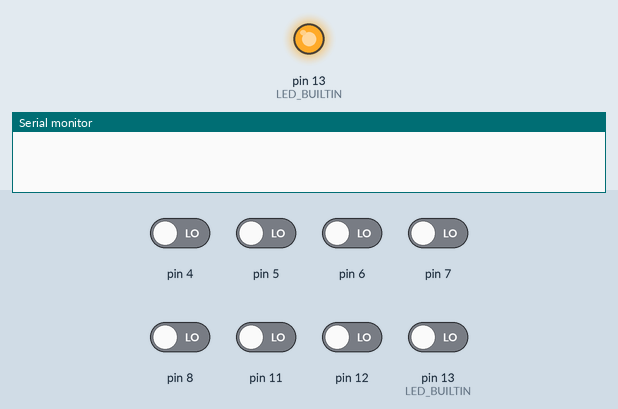
The sketch below on a simulated Arduino Uno, built with avr-gcc and run on an emulated ATmega328P. Shown: output pins drawn as LEDs (lit = HIGH), the last lines printed to the serial monitor. The test bench sets the inputs (shaded band); at power-on: pin 4–8, pin 11, pin 12, pin 13 (LED_BUILTIN) LOW.

Above: at 0.6 s.
At 11.7 s:
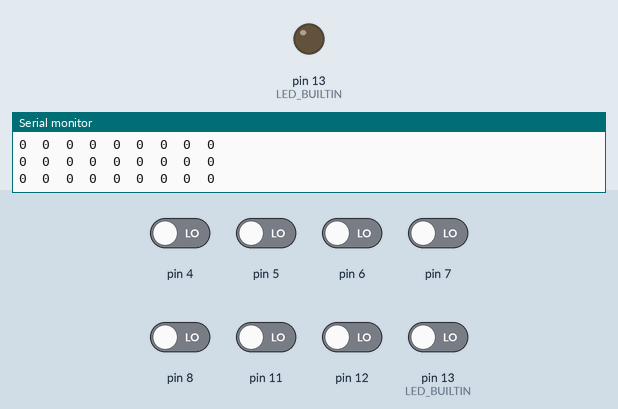
11.8 s: pin 4 driven HIGH
13.3 s: pin 5 driven HIGH
16.3 s: pin 6 driven HIGH
19.3 s: pin 5 driven LOW
22.3 s: pin 4 driven LOW
25.3 s: pin 7 driven HIGH
Timing chart, 0 to 27.8 s (numbered marks = the images above; inputs shaded):
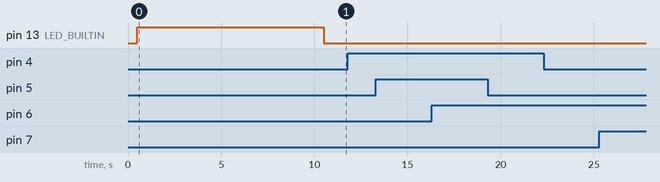

The sketch:

QTRRCExample.ino
```cpp
#include <QTRSensors.h>

// This example is designed for use with eight RC QTR sensors. These
// reflectance sensors should be connected to digital pins 3 to 10. The
// sensors' emitter control pin (CTRL or LEDON) can optionally be connected to
// digital pin 2, or you can leave it disconnected and remove the call to
// setEmitterPin().
//
// The setup phase of this example calibrates the sensors for ten seconds and
// turns on the Arduino's LED (usually on pin 13) while calibration is going
// on. During this phase, you should expose each reflectance sensor to the
// lightest and darkest readings they will encounter. For example, if you are
// making a line follower, you should slide the sensors across the line during
// the calibration phase so that each sensor can get a reading of how dark the
// line is and how light the ground is.  Improper calibration will result in
// poor readings.
//
// The main loop of the example reads the calibrated sensor values and uses
// them to estimate the position of a line. You can test this by taping a piece
// of 3/4" black electrical tape to a piece of white paper and sliding the
// sensor across it. It prints the sensor values to the serial monitor as
// numbers from 0 (maximum reflectance) to 1000 (minimum reflectance) followed
// by the estimated location of the line as a number from 0 to 5000. 1000 means
// the line is directly under sensor 1, 2000 means directly under sensor 2,
// etc. 0 means the line is directly under sensor 0 or was last seen by sensor
// 0 before being lost. 5000 means the line is directly under sensor 5 or was
// last seen by sensor 5 before being lost.

QTRSensors qtr;

const uint8_t SensorCount = 8;
uint16_t sensorValues[SensorCount];

void setup()
{
  // configure the sensors
  qtr.setTypeRC();

  qtr.setSensorPins((const uint8_t[]){4, 5, 6, 7, 8, 11, 12, 13}, SensorCount);

//  qtr.setEmitterPin(2);

  delay(500);
  pinMode(LED_BUILTIN, OUTPUT);
  digitalWrite(LED_BUILTIN, HIGH); // turn on Arduino's LED to indicate we are in calibration mode

  // 2.5 ms RC read timeout (default) * 10 reads per calibrate() call
  // = ~25 ms per calibrate() call.
  // Call calibrate() 400 times to make calibration take about 10 seconds.
  for (uint16_t i = 0; i < 400; i++)
  {
    qtr.calibrate();
  }
  digitalWrite(LED_BUILTIN, LOW); // turn off Arduino's LED to indicate we are through with calibration

  // print the calibration minimum values measured when emitters were on
  Serial.begin(9600);
//  for (uint8_t i = 0; i < SensorCount; i++)
//  {
//    Serial.print(qtr.calibrationOn.minimum[i]);
//    Serial.print(' ');
//  }
//  Serial.println();
//
//  // print the calibration maximum values measured when emitters were on
//  for (uint8_t i = 0; i < SensorCount; i++)
//  {
//    Serial.print(qtr.calibrationOn.maximum[i]);
//    Serial.print(' ');
//  }
//  Serial.println();
//  Serial.println();
//  delay(1000);
}

void loop()
{
  // read calibrated sensor values and obtain a measure of the line position
  // from 0 to 5000 (for a white line, use readLineWhite() instead)
  uint16_t position = qtr.readLineBlack(sensorValues);

  // print the sensor values as numbers from 0 to 1000, where 0 means maximum
  // reflectance and 1000 means minimum reflectance, followed by the line
  // position
  for (uint8_t i = 0; i < SensorCount; i++)
  {
    Serial.print(sensorValues[i]);
    Serial.print('\t');
  }
  Serial.println(position);

  delay(50);
}
```

motorShieldControl.h
```cpp
#include <Wire.h>
#include <Servo.h>
#include <Adafruit_MotorShield.h>
#include "utility/Adafruit_MS_PWMServoDriver.h"

#ifndef MOTORSHIELDH
#define MOTORSHIELDH

// init constansts.
#define circum 18.22
#define WB 21
#define statesPerRotation 1800
#define distancePerState (circum/statesPerRotation)
#define statesPerCm (statesPerRotation/circum)
#define degreePerStates (WB/5.8)
#define circumOfRobot (WB*PI)


// use this to find out dir in turns
#define RIGHT 1
#define LEFT 0
#define FORW FORWARD
#define BACK BACKWARD

// predef funcs
void initMotorshield(); //initialize motor shield and servo
void rightMotor(int dir, int pwm); // turn on right motor
void leftMotor(int dir, int pwm); //turn on left motor
void porportionalTurn(int dir, int rpwm, int lpwm); //Does a porportional turn
void startEncoders(); // Start/reset encoders to be used
float* getCentimeters(); // get amount of centimeters moved since startEncoders() was called
float getDegrees(); // get amount of degrees turned since startEncoders() was called
void straight(int cent, int pwm); // go straight an amount of centimeters
void backward(int cent, int pwm); // ditto above but backwards
void pointTurn(int dir, int ang, int pwm); // Do a point turn left or right a certain number of degrees
void turnServo(int deg); // set the servo to a certain degree.


#endif
```

motorShieldControl.ino
```cpp
/*
 *
 * Motor, servo, and encoder control.
 * Include this code to interface with the servo and motors with or without encoders
 * Made by Mannan Bhardwaj
 * WIP
 *
 */


#include "motorShieldControl.h"
#include "pin.h"

// init variables
uint32_t lastStateL = 0;
uint32_t curStateL = 0;
uint32_t stateCountL=0;
uint32_t lastStateR = 0;
uint32_t curStateR = 0;
uint32_t stateCountR=0;

// INIT MOTORSHIELD
// create a motorshield object to be used
Adafruit_MotorShield AFMS = Adafruit_MotorShield();
// create a pointer to the left and right motor
Adafruit_DCMotor *LMotor = AFMS.getMotor(1);
Adafruit_DCMotor *RMotor = AFMS.getMotor(2);

// Init servo
Servo camServo;
int camServoDeg = 180;
int camAdd = 180;


void initMotorshield()
{
  // connect to the motor shield
  AFMS.begin();
  // set pin mode
  pinMode(encPinL, INPUT);
  pinMode(encPinR, INPUT);
  // connect to camera servo
  camServo.attach(servoCam);
  camServo.write(0);
  delay(15);
  // attatch interrupts for encoders
  attachInterrupt(digitalPinToInterrupt(encPinL), encLChange, CHANGE);
  attachInterrupt(digitalPinToInterrupt(encPinR), encRChange, CHANGE);
}

void rightMotor(int dir, int pwm){
  // Takes speed from 0-100 and direction and moves motor accordingly
  RMotor->setSpeed(pwm);
  RMotor->run(dir);
}

void leftMotor(int dir, int pwm){
  // Takes speed from 0-100 and direction and moves motor accordingly
  LMotor->setSpeed(pwm);
  LMotor->run(dir);
}

void stopAllMotors(){
  rightMotor(RELEASE, 0);
  leftMotor(RELEASE, 0);
}

void proportionalTurn(int dir, int rpwm, int lpwm){
  // takes two speeds for each motor and turns one forward and one backward depending on {dir} variable
  if (dir == FORW){
    leftMotor(FORWARD, lpwm);
    rightMotor(FORWARD, rpwm);
  }
  if (dir == BACK){
    leftMotor(BACKWARD, lpwm);
    rightMotor(BACKWARD, rpwm);
  }
}

void encLChange(){
  stateCountL += 1;
}

void encRChange(){
  stateCountR += 1;
}

void startEncoders(){
  // initializes encoders /w variables
  stateCountL = 0;
  stateCountR = 0;
}
float *getCentimeters(){
  // gets amount of centimeters moved from encoders since startEncoders(); was called.
  //startEncoders();
  float cl = stateCountL*distancePerState;
  float cr = stateCountR*distancePerState;
  float *arr;
  arr = malloc(2 * sizeof(*arr));
  // return centimeters ran for each motor.
 /* Serial.print(cl);
  Serial.print("   ");
  Serial.print(cr);
  Serial.print("   ");
  Serial.println(circum/statesPerRotation);*/
  arr[0] = cl;
  arr[1] = cr;
  return arr;
}

float convertToEnc(int deg){
  // get amount of degrees turned since startEncoders was called
  //startEncoders();
  // convert to degrees and return
  return degreePerStates*deg;
}

void straight(int cent, int pwm){
  // go straight an amount of centimeters
  startEncoders(); // init encoders
  float *enc;
  enc = getCentimeters();
  // go forward while encoders allow
  while (enc[0] <= cent and enc[1] <= cent){
    Serial.print(enc[0]);
    Serial.print("   ");
    Serial.println(enc[1]);
    rightMotor(FORWARD, pwm);
    leftMotor(FORWARD,  pwm);
    enc = getCentimeters();
  }
  // stop motors
  rightMotor(FORWARD, 0);
  leftMotor(FORWARD,  0);
  free(enc);
}

void backward(int cent, int pwm){
  // go backwards an amount of centimeters
  startEncoders(); // init encoders
  float* enc;
  enc = getCentimeters();
  // keep going until goal reached
  while (enc[0] <= cent and enc[1] <= cent){
    Serial.print(enc[0]);
    Serial.print("   ");
    Serial.println(enc[1]);
    rightMotor(BACKWARD, pwm);
    leftMotor(BACKWARD,  pwm);
    enc = getCentimeters();
  }
  // stop motors
  rightMotor(BACKWARD, 0);
  leftMotor(BACKWARD,  0);
}

//void pointTurn(int dir, int ang, int pwm){
//  // point turn some amount of degrees in a certain direction
//  startEncoders(); //init encoders
//  int degenc = convertToEnc(ang)
//  // keep osn turning until goal reached
//  while (stateCountR < degenc){
////    Serial.println(deg);
//    if (dir == RIGHT){
//      leftMotor(FORWARD, pwm);
//      rightMotor(BACKWARD, pwm);
//    }
//    if (dir == LEFT){
//      leftMotor(BACKWARD, pwm);
//      rightMotor(FORWARD, pwm);
//    }
//  }
//  // stop motors
//  leftMotor(FORWARD, 0);
//  rightMotor(FORWARD,0);
//}
void pointTurn(int dir, float ang, int pwm){
  // point turn some amount of degrees in a certain direction
  startEncoders(); //init encoders
  float FracTurn = ang/360;
  float distNeeded = FracTurn * circumOfRobot;
  Serial.println(90/360);
  // keep on turning until goal reached
  while (stateCountR < (statesPerCm*distNeeded)){
//    Serial.println(deg);
    if (dir == RIGHT){
      leftMotor(FORWARD, pwm);
      rightMotor(BACKWARD, pwm);
    }
    if (dir == LEFT){
      leftMotor(BACKWARD, pwm);
      rightMotor(FORWARD, pwm);
    }
  }
  // stop motors
  leftMotor(FORWARD, 0);
  rightMotor(FORWARD,0);
}
void turnServo(int dir, int deg, int inHowManyMSPerDeg=15){
  if (dir == RIGHT){
    camAdd = 1;
  } else {
    camAdd = -1;
  }
  for (int i; i<deg; i++){
    camServo.write(camServoDeg);
    delay(inHowManyMSPerDeg);
    camServoDeg += camAdd;
  }
}
int pos =0;
void testServo(){
  turnServo(LEFT, 90);
  //delay(30);
  turnServo(RIGHT, 90);
  turnServo(LEFT, 180);
  turnServo(RIGHT, 180);
}

void testEncoder(){
  Serial.print(stateCountL);
  Serial.print("   ");
  Serial.println(stateCountR);
}
```

pin.h
```cpp
#ifndef pins
#define pins

// Servo+encoder pins
#define encPinL 2
#define encPinR 3
#define servoCam 9
#define servoArm 10

// Light array pins (8)
#define LA0 4
#define LA1 5
#define LA2 6
#define LA3 7
#define LA4 8
#define LA5 11
#define LA6 12
#define LA7 A0

// Ultrasonic (Analog)
#define UStrig A4
#define USecho A5

#endif
```
